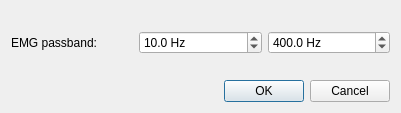
<?xml version="1.0" encoding="UTF-8"?>
<ui version="4.0">
 <class>Dialog</class>
 <widget class="QDialog" name="Dialog">
  <property name="geometry">
   <rect>
    <x>0</x>
    <y>0</y>
    <width>400</width>
    <height>113</height>
   </rect>
  </property>
  <property name="windowTitle">
   <string>Set EMG passband</string>
  </property>
  <layout class="QVBoxLayout" name="verticalLayout">
   <item>
    <layout class="QGridLayout" name="gridLayout">
     <item row="0" column="0">
      <widget class="QLabel" name="label">
       <property name="text">
        <string/>
       </property>
      </widget>
     </item>
     <item row="1" column="0">
      <widget class="QLabel" name="label_3">
       <property name="text">
        <string>EMG passband:</string>
       </property>
      </widget>
     </item>
     <item row="1" column="1">
      <widget class="QDoubleSpinBox" name="spEMGLow">
       <property name="suffix">
        <string> Hz</string>
       </property>
       <property name="decimals">
        <number>1</number>
       </property>
       <property name="minimum">
        <double>5.000000000000000</double>
       </property>
       <property name="maximum">
        <double>5000.000000000000000</double>
       </property>
       <property name="value">
        <double>10.000000000000000</double>
       </property>
      </widget>
     </item>
     <item row="1" column="2">
      <widget class="QDoubleSpinBox" name="spEMGHigh">
       <property name="suffix">
        <string> Hz</string>
       </property>
       <property name="decimals">
        <number>1</number>
       </property>
       <property name="maximum">
        <double>5000.000000000000000</double>
       </property>
       <property name="value">
        <double>400.000000000000000</double>
       </property>
      </widget>
     </item>
    </layout>
   </item>
   <item>
    <spacer name="verticalSpacer">
     <property name="orientation">
      <enum>Qt::Vertical</enum>
     </property>
     <property name="sizeType">
      <enum>QSizePolicy::Expanding</enum>
     </property>
     <property name="sizeHint" stdset="0">
      <size>
       <width>379</width>
       <height>16</height>
      </size>
     </property>
    </spacer>
   </item>
   <item>
    <widget class="QDialogButtonBox" name="buttonBox">
     <property name="orientation">
      <enum>Qt::Horizontal</enum>
     </property>
     <property name="standardButtons">
      <set>QDialogButtonBox::Cancel|QDialogButtonBox::Ok</set>
     </property>
    </widget>
   </item>
  </layout>
 </widget>
 <resources/>
 <connections>
  <connection>
   <sender>buttonBox</sender>
   <signal>accepted()</signal>
   <receiver>Dialog</receiver>
   <slot>accept()</slot>
   <hints>
    <hint type="sourcelabel">
     <x>248</x>
     <y>254</y>
    </hint>
    <hint type="destinationlabel">
     <x>157</x>
     <y>274</y>
    </hint>
   </hints>
  </connection>
  <connection>
   <sender>buttonBox</sender>
   <signal>rejected()</signal>
   <receiver>Dialog</receiver>
   <slot>reject()</slot>
   <hints>
    <hint type="sourcelabel">
     <x>316</x>
     <y>260</y>
    </hint>
    <hint type="destinationlabel">
     <x>286</x>
     <y>274</y>
    </hint>
   </hints>
  </connection>
 </connections>
</ui>
